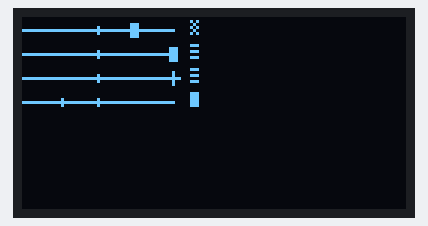
The program below on a simulated ESP32-C6. Shown: 128×64 one-colour display. Nothing arrives over Bluetooth unless stated; a phone connects over Bluetooth LE 3 s after start.

Above: at 0.1 s.

The program:

main.cpp
```cpp
#include <Arduino.h>
#include "VlajkovaBleNode.h"
#include "CampDisplay.h"

// OLED pins
constexpr int8_t OLED_CS    = D7;
constexpr int8_t OLED_DC    = D9;
constexpr int8_t OLED_RESET = D0;

// SPI pins (HW)
constexpr int8_t SCK_P   = D8;
constexpr int8_t MOSI_P  = D10;

VlajkovaBleNode bleNode;
CampDisplay oled(OLED_DC, OLED_RESET, OLED_CS);

void setup() {
    Serial.begin(115200);
    bleNode.begin();

    SPI.begin(SCK_P, -1, MOSI_P, -1); // For now we use D9 as DC, as we don't use MISO
    oled.begin();
}

void loop() {
    // Read camps
    size_t count = bleNode.getCampCount();
    const CampInfo* activeCamps = bleNode.getCamps();
    for (size_t i = 0; i < count; i++) { // For each camp
        uint16_t azimuth = activeCamps[i].azimuth;
		uint16_t distance = activeCamps[i].distance;
        Serial.print(azimuth);
        Serial.print("° ");
        Serial.print(distance);
        Serial.println("m");
    }
	Serial.println();

    if (count == 0) { // print example data
        count = 4;
        static CampInfo exampleCamps[4] = {
            {90, 100, 0b101010101010101},
            {180, 50, 0b111000111000111},
            {180, 10, 0b111000111000111},
            {270, 450, 0b111111111111111}
        };
        activeCamps = exampleCamps;
    }

    oled.writeCamps(activeCamps, count);

    delay(30);
}
```

CampDisplay.h
```cpp
#pragma once

#include <Arduino.h>
#include <SPI.h>
#include <Adafruit_GFX.h>
#include <Adafruit_SSD1306.h>

#include "CampInfo.h"

class CampDisplay {
private:
    Adafruit_SSD1306 display;

public:
    CampDisplay(int8_t dc, int8_t reset, int8_t cs, uint8_t width = 128, uint8_t height = 64)
        : display(width, height, &SPI, dc, reset, cs) {}

    bool begin() {
        if (!display.begin(SSD1306_SWITCHCAPVCC)) {
            return false;
        }
        //display.ssd1306_command(0xA0); // horizontal flip
        //display.ssd1306_command(0xC0); // vertical flip

        display.clearDisplay();
        display.setTextColor(SSD1306_WHITE);
        display.display();
        return true;
    }

    void writeCamps(const CampInfo* camps, size_t count) {
        display.clearDisplay();

        const int ROW_HEIGHT = 8;
        const int COMPASS_WIDTH = 51;
        const int COMPASS_CENTER_X = 25;
        const int LOGO_X = 56;

        for (size_t i = 0; i < count; ++i) {
            int baseY = i * ROW_HEIGHT;
            int centerY = baseY + (ROW_HEIGHT / 2);

            // Horizon line
            display.drawLine(0, centerY, COMPASS_WIDTH - 1, centerY, SSD1306_WHITE);

            // Center indicator (0 deg)
            display.drawPixel(COMPASS_CENTER_X, centerY - 1, SSD1306_WHITE);
            display.drawPixel(COMPASS_CENTER_X, centerY + 1, SSD1306_WHITE);

            // Normalize azimuth to [-180, 180] relative to current heading
            int offset = camps[i].azimuth % 360;
            if (offset > 180) {
                offset -= 360;
            }

            // Map [-180, 180] range to compass UI width
            int campX = COMPASS_CENTER_X + (offset * COMPASS_CENTER_X) / 180;

            // Distance indicator: size scales inversely with distance
            uint16_t dist = camps[i].distance;

            if (dist <= 20) {
                // Crosshair for immediate proximity
                display.drawLine(campX - 2, centerY, campX + 2, centerY, SSD1306_WHITE);
                display.drawLine(campX, centerY - 2, campX, centerY + 2, SSD1306_WHITE);
            } else if (dist <= 100) {
                display.fillRect(campX - 1, centerY - 2, 3, 5, SSD1306_WHITE);
            } else if (dist <= 300) {
                display.fillRect(campX - 1, centerY - 1, 3, 3, SSD1306_WHITE);
            } else if (dist <= 700) {
                display.drawLine(campX, centerY - 1, campX, centerY + 1, SSD1306_WHITE);
            } else {
                display.drawPixel(campX, centerY, SSD1306_WHITE);
            }

            // Render 3x5 logo, reading bits from LSB
            uint16_t logoBits = camps[i].sign;
            int logoStartY = baseY + 1;

            for (int y = 0; y < 5; ++y) {
                for (int x = 0; x < 3; ++x) {
                    if (logoBits & (1 << (y * 3 + x))) {
                        display.drawPixel(LOGO_X + x, logoStartY + y, SSD1306_WHITE);
                    }
                }
            }
        }

        display.display();
    }
};
```

CampInfo.h
```cpp
#include <cstdint>
#pragma once

struct __attribute__((packed)) CampInfo {
    uint16_t azimuth;
    uint16_t distance;
    uint16_t sign;
};
```

VlajkovaBleNode.h
```cpp
#pragma once

#include <Arduino.h>
#include <NimBLEDevice.h>

#define SERVICE_UUID        "4fafc201-1fb5-459e-8fcc-c5c9c331914b"
#define CHARACTERISTIC_UUID "beb5483e-36e1-4688-b7f5-ea07361b26a8"

#define MAX_CAMPS 20

#include "CampInfo.h"

class VlajkovaBleNode : public NimBLECharacteristicCallbacks {
private:
    NimBLEServer* pServer = nullptr;
    NimBLECharacteristic* pCharacteristic = nullptr;

    CampInfo camps[MAX_CAMPS];
    size_t campCount = 0;

    void onWrite(NimBLECharacteristic* pChar, NimBLEConnInfo& connInfo) override {
        // Incoming data format: 16b azimuth in degrees, 16b distance in meters, 16b logo (3×15), Little-Endian, example 5A009600AAAA 90° 150m
        std::string value = pChar->getValue();
        size_t len = value.length();
        size_t structSize = sizeof(CampInfo);

        // Process only if length is an exact multiple of the struct size
        if (len > 0 && len % structSize == 0) {
            size_t receivedCount = len / structSize;

            if (receivedCount > MAX_CAMPS) {
                receivedCount = MAX_CAMPS;
            }

            // Overwrite the state array with the freshest data
            memcpy(camps, value.data(), receivedCount * structSize);
            campCount = receivedCount;
        }
    }

public:
    void begin() {
        NimBLEDevice::init("Vlajkova");
        pServer = NimBLEDevice::createServer();
        NimBLEService* pService = pServer->createService(SERVICE_UUID);

        pCharacteristic = pService->createCharacteristic(
            CHARACTERISTIC_UUID,
            NIMBLE_PROPERTY::WRITE | NIMBLE_PROPERTY::WRITE_NR
        );

        pCharacteristic->setCallbacks(this);
        pServer->start();

        NimBLEAdvertising* pAdvertising = NimBLEDevice::getAdvertising();
        pAdvertising->addServiceUUID(SERVICE_UUID);

        NimBLEAdvertisementData scanResponseData;
        scanResponseData.setName("Vlajkova");
        pAdvertising->setScanResponseData(scanResponseData);

        pAdvertising->start();
    }

    // Return read-only pointer to the current state of camps
    const CampInfo* getCamps() const {
        return camps;
    }

    // Return current number of active camps
    size_t getCampCount() const {
        return campCount;
    }
};
```
